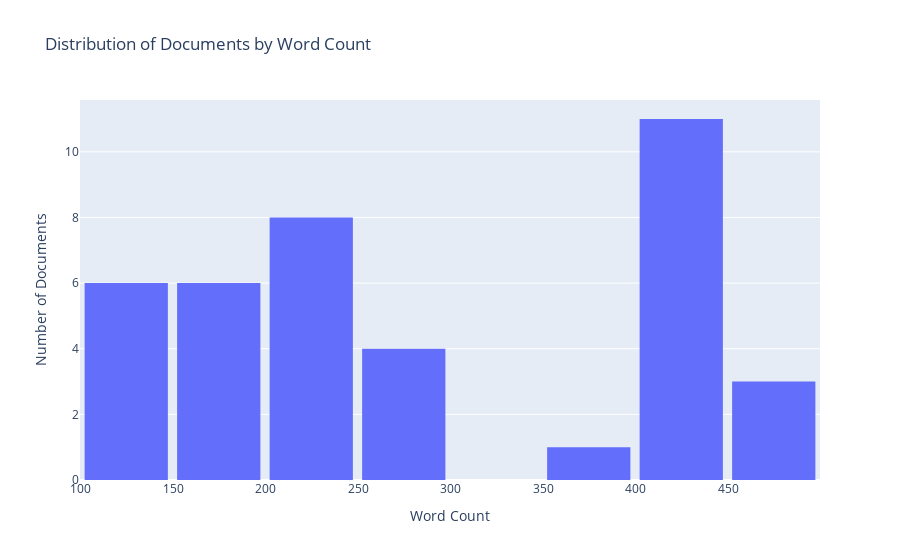
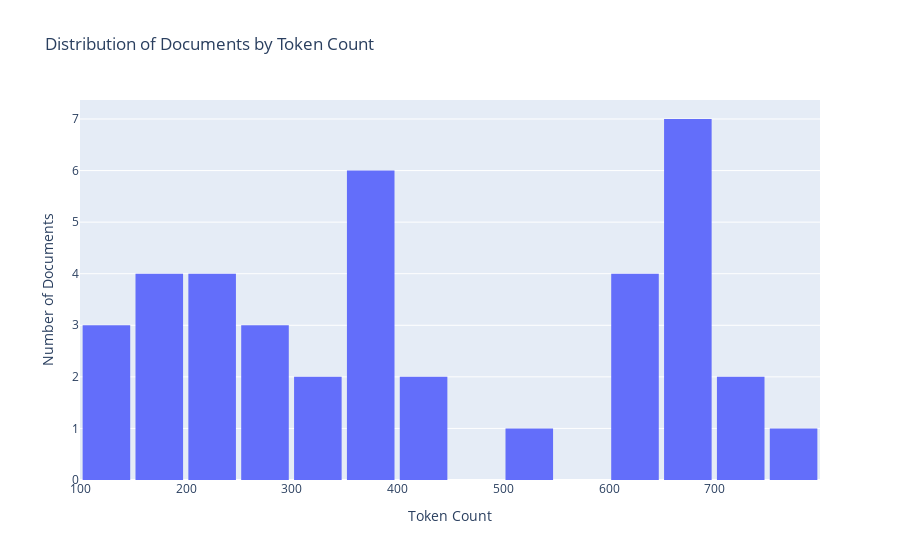
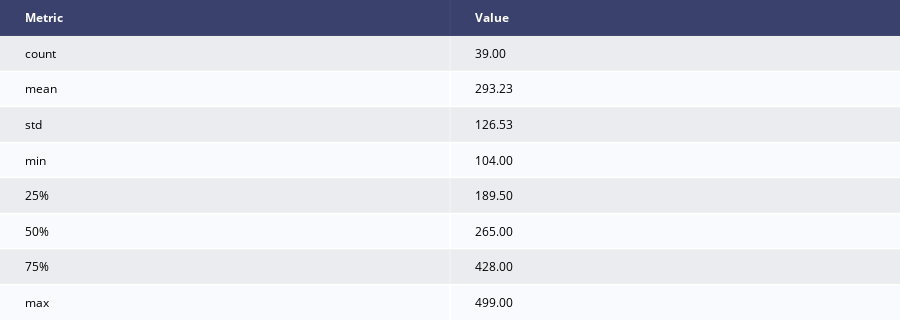
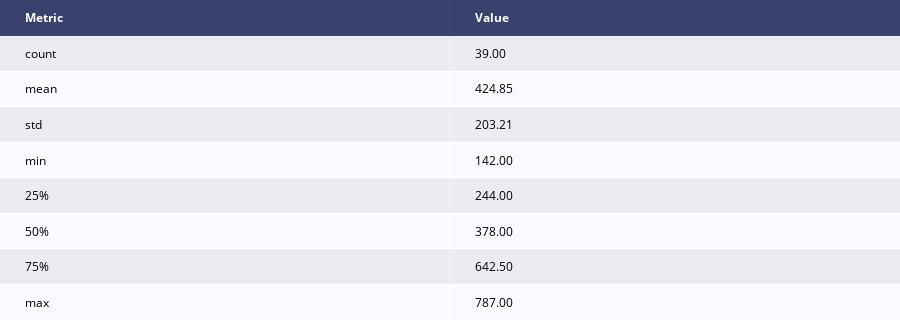

Notebook source saved alongside these figures, in order:
### Markdown cell above
## Teaching staff stats after cleaning

### Code cell
du.histogram_word_count_multiple_docs(cleaned_studyplan)
du.histogram_token_count_multiple_docs(cleaned_studyplan)
du.generate_document_statistics_by_word_count(cleaned_studyplan)
du.generate_document_statistics_by_tokens(cleaned_studyplan)
du.bar_plot_word_frequency(cleaned_studyplan, top_n=20)
du.bar_plot_ngram_frequency(cleaned_studyplan, n=2, top_n=20)

### Figure 1 — Plotly figure (JSON) as saved in the notebook; plotly's stock layout.template omitted (floating-point values rounded to 4 significant figures)
{"data": [{"bingroup": "x", "hovertemplate": "Word Count=%{x}<br>count=%{y}<extra></extra>", "legendgroup": "", "marker": {"color": "#636efa", "pattern": {"shape": ""}}, "name": "", "nbinsx": 10, "orientation": "v", "showlegend": false, "type": "histogram", "x": [184, 263, 274, 463, 271, 168, 362, 216, 432, 438, 151, 445, 433, 149, 180, 174, 459, 108, 117, 428, 417, 192, 423, 498, 243, 404, 221, 287, 124, 239, 102, 428, 406, 104, 248, 244, 403, 208, 208], "xaxis": "x", "yaxis": "y"}], "layout": {"bargap": 0.1, "barmode": "relative", "legend": {"tracegroupgap": 0}, "title": {"text": "Distribution of Documents by Word Count"}, "xaxis": {"anchor": "y", "domain": [0, 1], "title": {"text": "Word Count"}}, "yaxis": {"anchor": "x", "domain": [0, 1], "title": {"text": "Number of Documents"}}}}

### Figure 2 — Plotly figure (JSON) as saved in the notebook; plotly's stock layout.template omitted (floating-point values rounded to 4 significant figures)
{"data": [{"bingroup": "x", "hovertemplate": "Token Count=%{x}<br>count=%{y}<extra></extra>", "legendgroup": "", "marker": {"color": "#636efa", "pattern": {"shape": ""}}, "name": "", "nbinsx": 15, "orientation": "v", "showlegend": false, "type": "histogram", "x": [252, 395, 414, 715, 410, 266, 549, 317, 657, 666, 190, 667, 650, 187, 245, 235, 704, 147, 149, 668, 635, 273, 655, 787, 371, 624, 339, 374, 195, 387, 167, 660, 629, 142, 378, 371, 615, 241, 243], "xaxis": "x", "yaxis": "y"}], "layout": {"bargap": 0.1, "barmode": "relative", "legend": {"tracegroupgap": 0}, "title": {"text": "Distribution of Documents by Token Count"}, "xaxis": {"anchor": "y", "domain": [0, 1], "title": {"text": "Token Count"}}, "yaxis": {"anchor": "x", "domain": [0, 1], "title": {"text": "Number of Documents"}}}}

### Figure 3 — Plotly figure (JSON) as saved in the notebook; plotly's stock layout.template omitted (floating-point values rounded to 4 significant figures)
{"data": [{"colorscale": [[0, "#00083e"], [0.5, "#ededee"], [1, "#ffffff"]], "hoverinfo": "none", "opacity": 0.75, "showscale": false, "type": "heatmap", "z": [[0, 0], [0.5, 0.5], [1, 1], [0.5, 0.5], [1, 1], [0.5, 0.5], [1, 1], [0.5, 0.5], [1, 1]]}], "layout": {"annotations": [{"align": "center", "font": {"color": "#ffffff"}, "showarrow": false, "text": "<b>Metric</b>", "x": -0.45, "xanchor": "left", "xref": "x", "y": 0, "yref": "y"}, {"align": "center", "font": {"color": "#ffffff"}, "showarrow": false, "text": "<b>Value</b>", "x": 0.55, "xanchor": "left", "xref": "x", "y": 0, "yref": "y"}, {"align": "center", "font": {"color": "#000000"}, "showarrow": false, "text": "count", "x": -0.45, "xanchor": "left", "xref": "x", "y": 1, "yref": "y"}, {"align": "center", "font": {"color": "#000000"}, "showarrow": false, "text": "39.00", "x": 0.55, "xanchor": "left", "xref": "x", "y": 1, "yref": "y"}, {"align": "center", "font": {"color": "#000000"}, "showarrow": false, "text": "mean", "x": -0.45, "xanchor": "left", "xref": "x", "y": 2, "yref": "y"}, {"align": "center", "font": {"color": "#000000"}, "showarrow": false, "text": "293.23", "x": 0.55, "xanchor": "left", "xref": "x", "y": 2, "yref": "y"}, {"align": "center", "font": {"color": "#000000"}, "showarrow": false, "text": "std", "x": -0.45, "xanchor": "left", "xref": "x", "y": 3, "yref": "y"}, {"align": "center", "font": {"color": "#000000"}, "showarrow": false, "text": "126.53", "x": 0.55, "xanchor": "left", "xref": "x", "y": 3, "yref": "y"}, {"align": "center", "font": {"color": "#000000"}, "showarrow": false, "text": "min", "x": -0.45, "xanchor": "left", "xref": "x", "y": 4, "yref": "y"}, {"align": "center", "font": {"color": "#000000"}, "showarrow": false, "text": "104.00", "x": 0.55, "xanchor": "left", "xref": "x", "y": 4, "yref": "y"}, {"align": "center", "font": {"color": "#000000"}, "showarrow": false, "text": "25%", "x": -0.45, "xanchor": "left", "xref": "x", "y": 5, "yref": "y"}, {"align": "center", "font": {"color": "#000000"}, "showarrow": false, "text": "189.50", "x": 0.55, "xanchor": "left", "xref": "x", "y": 5, "yref": "y"}, {"align": "center", "font": {"color": "#000000"}, "showarrow": false, "text": "50%", "x": -0.45, "xanchor": "left", "xref": "x", "y": 6, "yref": "y"}, {"align": "center", "font": {"color": "#000000"}, "showarrow": false, "text": "265.00", "x": 0.55, "xanchor": "left", "xref": "x", "y": 6, "yref": "y"}, {"align": "center", "font": {"color": "#000000"}, "showarrow": false, "text": "75%", "x": -0.45, "xanchor": "left", "xref": "x", "y": 7, "yref": "y"}, {"align": "center", "font": {"color": "#000000"}, "showarrow": false, "text": "428.00", "x": 0.55, "xanchor": "left", "xref": "x", "y": 7, "yref": "y"}, {"align": "center", "font": {"color": "#000000"}, "showarrow": false, "text": "max", "x": -0.45, "xanchor": "left", "xref": "x", "y": 8, "yref": "y"}, {"align": "center", "font": {"color": "#000000"}, "showarrow": false, "text": "499.00", "x": 0.55, "xanchor": "left", "xref": "x", "y": 8, "yref": "y"}], "height": 320, "margin": {"b": 0, "l": 0, "r": 0, "t": 0}, "title": {"text": "Document Statistics"}, "xaxis": {"dtick": 1, "gridwidth": 2, "showticklabels": false, "tick0": -0.5, "ticks": "", "zeroline": false}, "yaxis": {"autorange": "reversed", "dtick": 1, "gridwidth": 2, "showticklabels": false, "tick0": 0.5, "ticks": "", "zeroline": false}}}

### Figure 4 — Plotly figure (JSON) as saved in the notebook; plotly's stock layout.template omitted (floating-point values rounded to 4 significant figures)
{"data": [{"colorscale": [[0, "#00083e"], [0.5, "#ededee"], [1, "#ffffff"]], "hoverinfo": "none", "opacity": 0.75, "showscale": false, "type": "heatmap", "z": [[0, 0], [0.5, 0.5], [1, 1], [0.5, 0.5], [1, 1], [0.5, 0.5], [1, 1], [0.5, 0.5], [1, 1]]}], "layout": {"annotations": [{"align": "center", "font": {"color": "#ffffff"}, "showarrow": false, "text": "<b>Metric</b>", "x": -0.45, "xanchor": "left", "xref": "x", "y": 0, "yref": "y"}, {"align": "center", "font": {"color": "#ffffff"}, "showarrow": false, "text": "<b>Value</b>", "x": 0.55, "xanchor": "left", "xref": "x", "y": 0, "yref": "y"}, {"align": "center", "font": {"color": "#000000"}, "showarrow": false, "text": "count", "x": -0.45, "xanchor": "left", "xref": "x", "y": 1, "yref": "y"}, {"align": "center", "font": {"color": "#000000"}, "showarrow": false, "text": "39.00", "x": 0.55, "xanchor": "left", "xref": "x", "y": 1, "yref": "y"}, {"align": "center", "font": {"color": "#000000"}, "showarrow": false, "text": "mean", "x": -0.45, "xanchor": "left", "xref": "x", "y": 2, "yref": "y"}, {"align": "center", "font": {"color": "#000000"}, "showarrow": false, "text": "424.85", "x": 0.55, "xanchor": "left", "xref": "x", "y": 2, "yref": "y"}, {"align": "center", "font": {"color": "#000000"}, "showarrow": false, "text": "std", "x": -0.45, "xanchor": "left", "xref": "x", "y": 3, "yref": "y"}, {"align": "center", "font": {"color": "#000000"}, "showarrow": false, "text": "203.21", "x": 0.55, "xanchor": "left", "xref": "x", "y": 3, "yref": "y"}, {"align": "center", "font": {"color": "#000000"}, "showarrow": false, "text": "min", "x": -0.45, "xanchor": "left", "xref": "x", "y": 4, "yref": "y"}, {"align": "center", "font": {"color": "#000000"}, "showarrow": false, "text": "142.00", "x": 0.55, "xanchor": "left", "xref": "x", "y": 4, "yref": "y"}, {"align": "center", "font": {"color": "#000000"}, "showarrow": false, "text": "25%", "x": -0.45, "xanchor": "left", "xref": "x", "y": 5, "yref": "y"}, {"align": "center", "font": {"color": "#000000"}, "showarrow": false, "text": "244.00", "x": 0.55, "xanchor": "left", "xref": "x", "y": 5, "yref": "y"}, {"align": "center", "font": {"color": "#000000"}, "showarrow": false, "text": "50%", "x": -0.45, "xanchor": "left", "xref": "x", "y": 6, "yref": "y"}, {"align": "center", "font": {"color": "#000000"}, "showarrow": false, "text": "378.00", "x": 0.55, "xanchor": "left", "xref": "x", "y": 6, "yref": "y"}, {"align": "center", "font": {"color": "#000000"}, "showarrow": false, "text": "75%", "x": -0.45, "xanchor": "left", "xref": "x", "y": 7, "yref": "y"}, {"align": "center", "font": {"color": "#000000"}, "showarrow": false, "text": "642.50", "x": 0.55, "xanchor": "left", "xref": "x", "y": 7, "yref": "y"}, {"align": "center", "font": {"color": "#000000"}, "showarrow": false, "text": "max", "x": -0.45, "xanchor": "left", "xref": "x", "y": 8, "yref": "y"}, {"align": "center", "font": {"color": "#000000"}, "showarrow": false, "text": "787.00", "x": 0.55, "xanchor": "left", "xref": "x", "y": 8, "yref": "y"}], "height": 320, "margin": {"b": 0, "l": 0, "r": 0, "t": 0}, "title": {"text": "Token-Based Document Statistics"}, "xaxis": {"dtick": 1, "gridwidth": 2, "showticklabels": false, "tick0": -0.5, "ticks": "", "zeroline": false}, "yaxis": {"autorange": "reversed", "dtick": 1, "gridwidth": 2, "showticklabels": false, "tick0": 0.5, "ticks": "", "zeroline": false}}}
